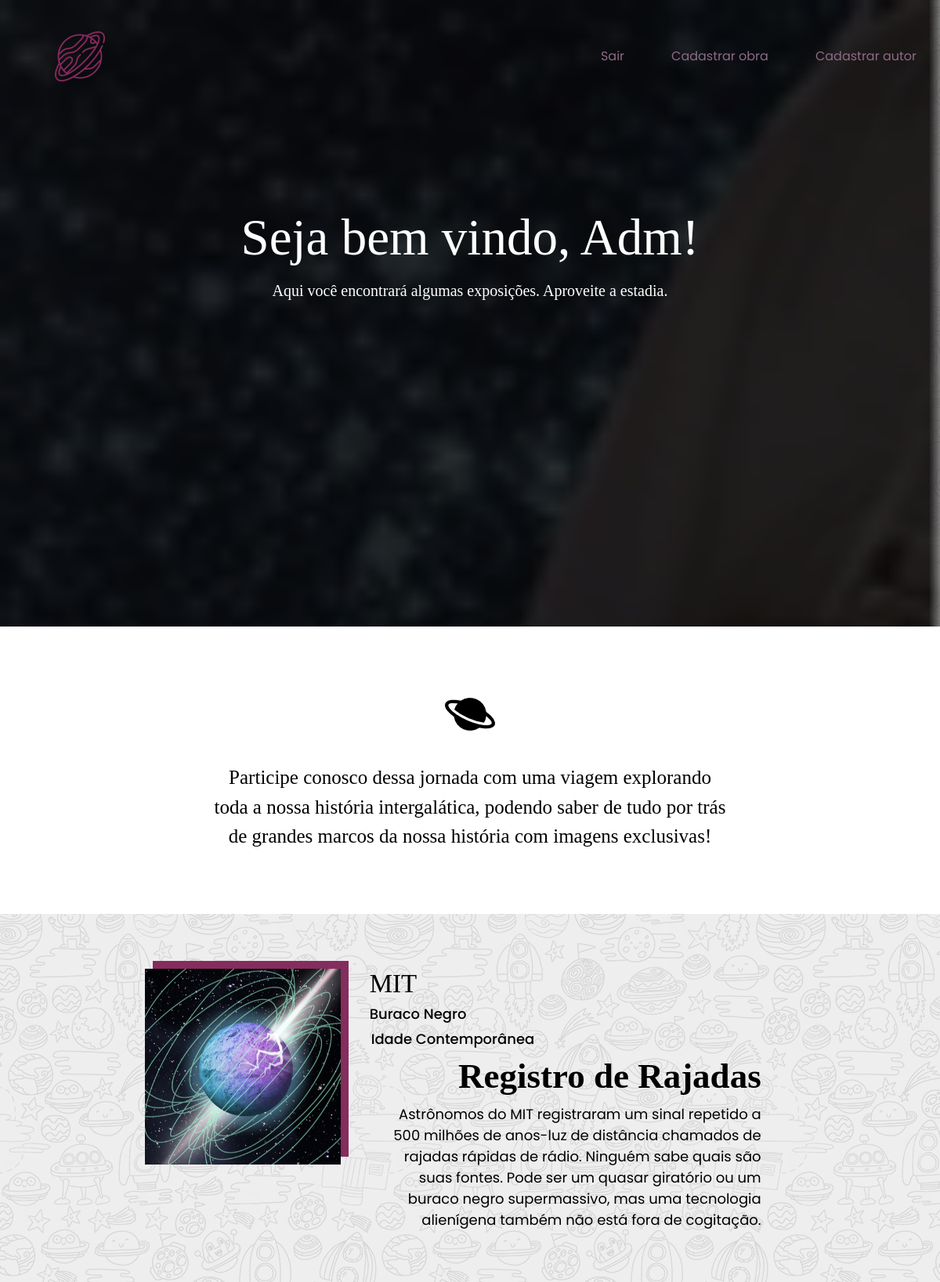
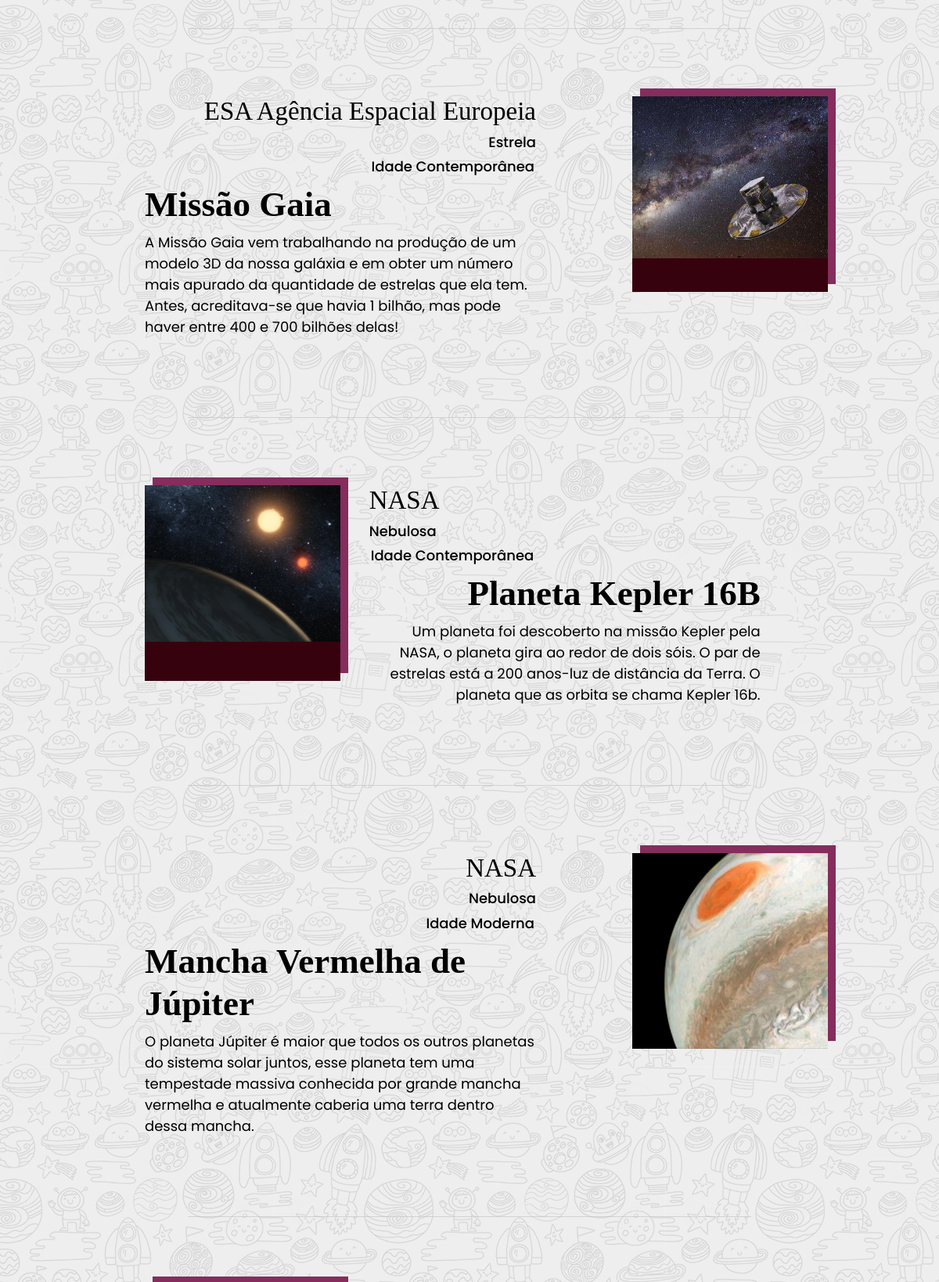
/MVE/RestrictArea/welcome.php (signed in, upper part), run on the app's committed database (2 pictures, top to bottom).
### tables this page shows
CREATE TABLE `tbimage` (
  `codImage` int(11) NOT NULL,
  `descImage` varchar(50) NOT NULL,
  `pathImage` varchar(100) NOT NULL,
  `codArt` int(11) NOT NULL
);

CREATE TABLE `tbart` (
  `codArt` int(11) NOT NULL,
  `descArt` varchar(500) NOT NULL,
  `codPeriod` int(11) NOT NULL,
  `codCategory` int(11) NOT NULL,
  `codAuthor` int(11) NOT NULL,
  `titleArt` varchar(40) NOT NULL
);

CREATE TABLE `tbauthor` (
  `codAuthor` int(11) NOT NULL,
  `nameAuthor` varchar(50) NOT NULL,
  `nationalityAuthor` varchar(30) NOT NULL,
  `bornDate` date NOT NULL,
  `deathDate` date DEFAULT NULL
);

CREATE TABLE `tbcategory` (
  `codCategory` int(11) NOT NULL,
  `nameCategory` varchar(40) NOT NULL
);

CREATE TABLE `tbperiod` (
  `codPeriod` int(11) NOT NULL,
  `namePeriod` varchar(40) NOT NULL
);

### MVE/classes/WorkOfArt.php (called while the page is built, shortened)
<?php
    class WorkOfArt{
        public function getArts(){
            $connection = Connection::getConnection();
            $querySelect = "SELECT * FROM tbArt";
            $result = $connection->query($querySelect);
            return $result->fetchAll();
        }
        public function getAuthor($codArt){
            $connection = Connection::getConnection();
            $querySelect = "SELECT nameAuthor FROM tbArt
                                            INNER JOIN tbAuthor ON tbArt.codAuthor = tbAuthor.codAuthor WHERE codArt = $codArt";
            $result = $connection->query($querySelect);
            return $result->fetchAll();
        }
        public function getCategory($codArt){
            $connection = Connection::getConnection();
            $querySelect = "SELECT nameCategory FROM tbArt
                                            INNER JOIN tbCategory ON tbArt.codCategory = tbCategory.codCategory WHERE codArt = $codArt";
            $result = $connection->query($querySelect);
            return $result->fetchAll();
        }
        public function getPeriod($codArt){
            $connection = Connection::getConnection();
            $querySelect = "SELECT namePeriod FROM tbArt
                                            INNER JOIN tbPeriod ON tbArt.codPeriod = tbPeriod.codPeriod WHERE codArt = $codArt";
            $result = $connection->query($querySelect);
            return $result->fetchAll();
        }
    }
?>

### MVE/classes/Image.php (called while the page is built, shortened)
<?php
    class Image{
        public function getImages($codArt){
            $connection = Connection::getConnection();
            $querySelect = "SELECT * FROM tbimage WHERE codArt = $codArt";
            $result = $connection->query($querySelect);
            return $result->fetchAll();
        }
    }
?>

### MVE/RestrictArea/welcome.php (the view, shortened to what this page needs)
<!DOCTYPE html>
<html lang="pt-BR">
<head>
    <link rel="stylesheet" href="../css/estilo.css" type="text/css" />
    <link rel="stylesheet" href="../css/style.css" type="text/css" />
    <link rel="stylesheet" href="https://stackpath.bootstrapcdn.com/bootstrap/4.3.1/css/bootstrap.min.css"
>
</head>
<body id="bodyWelcome">
    <div id="imgWelcome">
        <header class="header">
            <a href="" class="logo"><img class="iconNav" src="../icons/icon1Color.png"></a>
            <ul class="menu">
                <li><a href="../logout.php" class="link">Sair</a></li>
                <li><a href="registerWorkOfArt.php" class="link">Cadastrar obra</a></li>
                <li><a href="registerAuthor.php" class="link">Cadastrar autor</a></li>
            </ul>
        </header>
        <h1 class="txtWelcomeBg">Seja bem vindo, <?php echo ucfirst($_SESSION['usernameSession']); ?>!</h1>
        <br>
        <p class="txtWelcome">Aqui você encontrará algumas exposições. Aproveite a estadia.</p>
    </div>
    <div id="bgInfo">
        <div class="iconCenter"><img src="../icons/icon2.png"></div>
        <p id="desc"> Participe conosco dessa jornada com uma viagem explorando <br>
            toda a nossa história intergalática, podendo saber de tudo por trás <br>
            de grandes marcos da nossa história com imagens exclusivas!</p>
    </div>
    <section>
        <?php
                require_once '../classes/WorkOfArt.php';
                require_once '../classes/Image.php';
                $cont = 0;
                $art = new WorkOfArt(null, null, null, null, null);
                $arts = $art->getArts();
                foreach($arts as $art){
                    $first = true;
                    $infos = new WorkOfArt(null, null, null, null, null);
                    $image = new Image(null, null, null);
                    $images = $image->getImages($art['codArt']);
                    if($cont > 0){
            ?>
        <hr class="linha">
        <?php
                }
                if($cont % 2 == 0){
            ?>
        <div class="container-fluid">
            <div class="helperFst">
                <div class="row">
                    <div class="col-4">
                        <div class="pic">
                            <div id='even<?php echo $cont?>' class="carousel slide" data-ride="carousel">
                                <div class="carousel-inner">
                                    <?php
                                foreach($images as $image){
                                    if($first){
                                        $first = false;
                            ?>
                                    <div class="carousel-item active">
                                        <img src='../RestrictArea/<?php echo $image['pathImage']; ?>'
                                            class="d-block w-100" alt="...">
                                    </div>
                                    <?php
                                    }
                                }
                            ?>
                                </div>
                            </div>
                        </div>
                    </div>
                    <div class="col-8">
                        <div class="auxDiv">
                            <div class="content">
                                <h4 class="autor-nome"><?php echo($infos->getAuthor($art['codArt'])[0][0]); ?></h4>
                                <h4 class="autor-category"><?php echo($infos->getCategory($art['codArt'])[0][0]); ?>
                                </h4>
                                <h4 class="date"><?php echo ($infos->getPeriod($art['codArt'])[0][0]); ?></h4>
                                <h3 class="title"><?php echo $art['titleArt']; ?></h3>
                                <p class="textFst"><?php echo $art['descArt']; ?></p>
                            </div>
                        </div>
                    </div>
                </div>
            </div>
        </div>
        <?php } else { ?>
        <div class="container-fluid">
            <div class="helperScd">
                <div class="row">
                    <div class="col-8">
                        <div class="auxDiv">
                            <div class="content">
                                <h4 class="autor-nomel"><?php echo $infos->getAuthor($art['codArt'])[0][0]; ?></h4>
                                <h4 class="autor-categoryl"><?php echo $infos->getCategory($art['codArt'])[0][0]; ?>
                                </h4>
                                <h4 class="datel"><?php echo $infos->getPeriod($art['codArt'])[0][0]; ?></h4>
                                <h3 class="titlel"><?php echo $art['titleArt']; ?></h3>
                                <p class="textScdl"><?php echo $art['descArt']; ?></p>
                            </div>
                        </div>
                    </div>
                    <div class="col-4">
                        <div class="pic">
                            <div id='odd<?php echo $cont?>' class="carousel slide" data-ride="carousel">
                                <div class="carousel-inner">
                                    <?php
                                foreach($images as $image){
                                    if($first){
                                        $first = false;
                            ?>
                                    <div class="carousel-item active">
                                        <img src='../RestrictArea/<?php echo $image['pathImage']; ?>'
                                            class="d-block w-100" alt="...">
                                    </div>
                                    <?php
                                    }
                                }
                            ?>
                                </div>
                            </div>
                        </div>
                    </div>
                </div>
            </div>
        </div>
        <?php
                    }
                $cont++;
            }
            ?>
    </section>
</body>
</html>

### MVE/css/estilo.css (style rules this page uses)
* { margin: 0; padding: 0; box-sizing: border-box; font-family: 'Poppins', sans-serif; }
.helperFst { padding: 70px 0; display: flex; justify-content: center; }
.helperScd { padding: 70px 0; display: flex; justify-content: center; }
.helperFst .pic { margin-right: 50px; }
.helperScd .pic { margin-left: 50px; }
.pic { background-color: rgb(54, 2, 13); width: 250px; height: 250px; border-radius: 100%; }
.auxDiv { display: flex; justify-content: center; align-items: center; white-space: normal; min-width: 400px; max-width: 500px; }
.content { min-width: 400px; max-width: 500px; display: block; }
.date { color: black; font-size: 13px; font-weight: 500; }
.title { color: black; font-size: 22px; font-weight: 600; }
.textFst { text-align: right; font-size: 18px; }
.helperFst .content .title, p { color: black; text-align: right; }
.helperScd .content .title, p { color: black; text-align: left; }
.helperFst .carousel { width: 250px; height: 250px; overflow: hidden; border-radius: 100%; position: relative; }
.helperScd .carousel { width: 250px; height: 250px; overflow: hidden; border-radius: 100%; position: relative; }

### MVE/css/style.css (style rules this page uses)
.header { width: 100%; z-index: 3; display: flex; align-items: center; justify-content: space-between; }
.header ul { margin: 0; padding: 0; list-style: none; overflow: hidden; }
.header li a { display: block; padding: 10px 10px; text-decoration: none; }
.header .logo { display: block; float: left; font-size: 2em; padding: 10px 20px; text-decoration: none; }
.header .menu { clear: both; max-height: 0; transition: max-height .2s ease-out; }
@media (min-width: 48em) { .header li { float: left; } }
@media (min-width: 48em) { .header li a { padding: 20px 30px; } }
@media (min-width: 48em) { .header .menu { clear: none; float: right; max-height: none; } }
.title { font-family: "Alegreya Sans Thin"; font-size: 45px; margin-left: 60px; color: white; }
::placeholder { color: white; opacity: 1; }
a { text-decoration-line: none; }
a:link { color: #8E6A86; }
#bodyWelcome { background-image: url("../imgs/background.png"); background-repeat: repeat; margin: 0px; background-position: center top; background-repeat: repeat; background-attachment: fixed; color: white; }
#imgWelcome { background-image: url("../imgs/bgWelcome.png"); width: 100%; height: 100vh; background-position: center center; background-size: cover; background-repeat: no-repeat; background-attachment: fixed; color: white; }
.txtWelcomeBg { padding-top: 120px; text-align: center; font-size: 65px; font-family: "Alegreya Sans Black"; color: white; margin: 0px; transition: .5s; }
.txtWelcome { font-family: "Alegreya Sans Thin"; font-size: 20px; margin-top: -10px; text-align: center; color: white; transition: .5s; }
#bgInfo { background-color: white; width: 100%; padding: 80px 0; }
.iconCenter { margin: 0px; display: flex; flex-direction: row; justify-content: center; align-items: center; background-repeat: repeat; }
#desc { padding-top: 30px; font-size: 25px; margin: 0px; color: black; text-align: center; font-family: "Alegreya Sans Thin"; }
.iconNav { padding: 30px 50px; }
.date { padding: 2px; font-size: 18px; }
.autor-category { color: black; text-align: left; font-size: 18px; }
.autor-nome { color: black; font-family: "Alegreya Sans Thin"; font-size: 33px; text-align: left; font-style: bold; }
.datel { padding: 2px; font-size: 18px; color: black; text-align: right; }
.autor-categoryl { color: black; text-align: right; font-size: 18px; }
.autor-nomel { color: black; font-family: "Alegreya Sans Thin"; font-size: 33px; text-align: right; font-style: bold; }
.linha { border-top: 1px solid rgba(190, 190, 190, 0.589); margin-left: 20%; margin-right: 20%; }
.titlel { font-family: "Alegreya Sans Thin"; font-size: 45px; text-align: left; color: black; font-weight: 600; }
.textScdl { max-width: 100%; font-size: 18px; }
.pic { border-radius: 0; }
.helperFst .carousel { border-radius: 0; box-shadow: 10px -10px #852D5D; }
.helperScd .carousel { border-radius: 0; box-shadow: 10px -10px #852D5D; }

### data on the page
tbart: codArt.nameAuthor "MIT", codArt.nameCategory "Buraco Negro", codArt.namePeriod "Idade Contemporânea", titleArt "Registro de Rajadas", descArt "Astrônomos do MIT registraram um sinal repetido a 500 milhões de anos-luz de distância chamados de rajadas rápidas de rádio. Ninguém sabe quais são suas fontes. Pode ser um quasar giratório ou um buraco negro supermassivo, mas uma tecnologia alienígena também não está fora de cogitação."
tbimage: pathImage (picture)
tbart: codArt.nameAuthor "ESA Agência Espacial Europeia", codArt.nameCategory "Estrela", codArt.namePeriod "Idade Contemporânea", titleArt "Missão Gaia", descArt "A Missão Gaia vem trabalhando na produção de um modelo 3D da nossa galáxia e em obter um número mais apurado da quantidade de estrelas que ela tem. Antes, acreditava-se que havia 1 bilhão, mas pode haver entre 400 e 700 bilhões delas!"
tbimage: pathImage (picture)
tbart: codArt.nameAuthor "NASA", codArt.nameCategory "Nebulosa", codArt.namePeriod "Idade Contemporânea", titleArt "Planeta Kepler 16B", descArt "Um planeta foi descoberto na missão Kepler pela NASA, o planeta gira ao redor de dois sóis. O par de estrelas está a 200 anos-luz de distância da Terra. O planeta que as orbita se chama Kepler 16b."
tbimage: pathImage (picture)
tbart: codArt.nameAuthor "NASA", codArt.nameCategory "Nebulosa", codArt.namePeriod "Idade Moderna", titleArt "Mancha Vermelha de Júpiter", descArt "O planeta Júpiter é maior que todos os outros planetas do sistema solar juntos, esse planeta tem uma tempestade massiva conhecida por grande mancha vermelha e atualmente caberia uma terra dentro dessa mancha."
tbimage: pathImage (picture)

### other printed values
$_SESSION['usernameSession'] "Adm"
